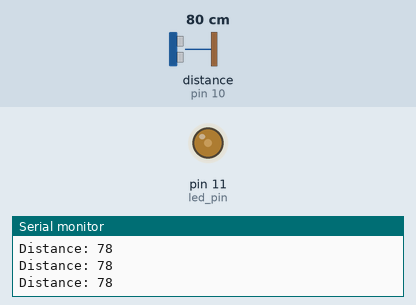
Bench run of a sketch on a simulated Arduino Uno, built with avr-gcc and run on an emulated ATmega328P. Parts: output pins drawn as LEDs (lit = HIGH), the last lines printed to the serial monitor. Wiring (inferred from the names in the program): ultrasonic range finder: trigger pin 9; echo pin 10. Inputs (shaded band) come from the test bench; at power-on: distance to the obstacle (sensor on pin 10) 80 cm. The echo pulse lasts 58.3 µs per cm; pins used as bus, display or sensor lines are not drawn.

Above: at 1.2 s.
1.3 s: distance to the obstacle (sensor on pin 10) set to 299 cm
At 1.7 s:
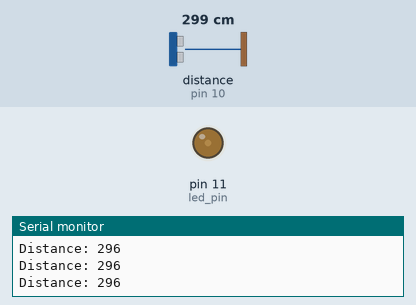
2.8 s: distance to the obstacle (sensor on pin 10) set to 250 cm
At 4.0 s:
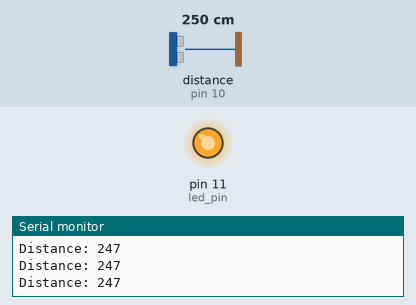
4.3 s: distance to the obstacle (sensor on pin 10) set to 2 cm
At 5.8 s:
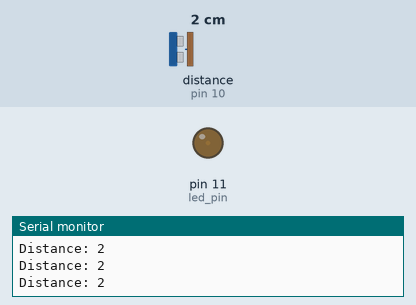
Timing chart, 0 to 7.3 s (numbered marks = the images above; inputs shaded):
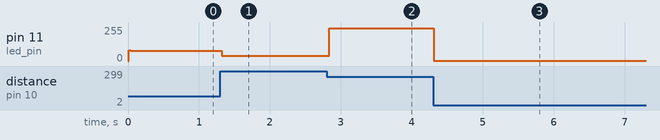

Measured:
- after the input at 1.3 s, pin 11 (led_pin): 78/255 → 40/255 at once
- after the input at 2.8 s, pin 11 (led_pin): 40/255 → 247/255 at once
- after the input at 4.3 s, pin 11 (led_pin): 247/255 → 2/255 at once

The sketch:

ultras.ino
```cpp
// defines pins numbers
const int trigPin = 9;
const int echoPin = 10;
// defines variables
long duration;
int distance;
#define led_pin 11
void setup() {
pinMode(trigPin, OUTPUT); // Sets the trigPin as an Output
pinMode(echoPin, INPUT); // Sets the echoPin as an Input
Serial.begin(9600); // Starts the serial communication
pinMode(led_pin,OUTPUT);
}
void loop() {
// Clears the trigPin
digitalWrite(trigPin, LOW);
delayMicroseconds(2);
// Sets the trigPin on HIGH state for 10 micro seconds
digitalWrite(trigPin, HIGH);
delayMicroseconds(10);
digitalWrite(trigPin, LOW);
// Reads the echoPin, returns the sound wave travel time in microseconds
duration = pulseIn(echoPin, HIGH);
// Calculating the distance
distance= duration*0.034/2;
// Prints the distance on the Serial Monitor
Serial.print("Distance: ");
Serial.println(distance);
analogWrite(led_pin,distance);
}
```
